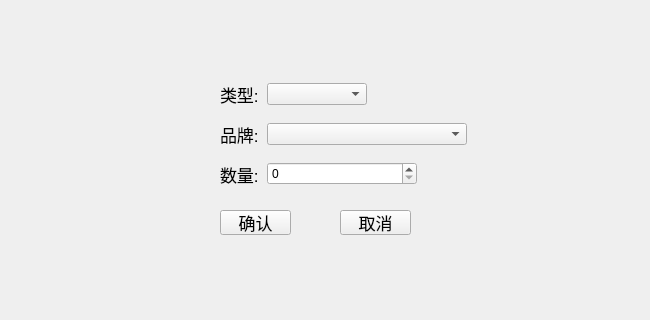
<?xml version="1.0" encoding="UTF-8"?>
<ui version="4.0">
 <class>Vm_StorageGoods</class>
 <widget class="QWidget" name="Vm_StorageGoods">
  <property name="geometry">
   <rect>
    <x>0</x>
    <y>0</y>
    <width>650</width>
    <height>320</height>
   </rect>
  </property>
  <property name="windowTitle">
   <string>Form</string>
  </property>
  <widget class="QWidget" name="layoutWidget">
   <property name="geometry">
    <rect>
     <x>220</x>
     <y>120</y>
     <width>247</width>
     <height>28</height>
    </rect>
   </property>
   <layout class="QHBoxLayout" name="horizontalLayout_2">
    <item>
     <widget class="QLabel" name="lb_brand">
      <property name="font">
       <font>
        <pointsize>13</pointsize>
       </font>
      </property>
      <property name="text">
       <string>品牌:</string>
      </property>
     </widget>
    </item>
    <item>
     <widget class="QComboBox" name="cob_brand">
      <property name="minimumSize">
       <size>
        <width>200</width>
        <height>0</height>
       </size>
      </property>
     </widget>
    </item>
   </layout>
  </widget>
  <widget class="QPushButton" name="btn_commit">
   <property name="geometry">
    <rect>
     <x>220</x>
     <y>210</y>
     <width>71</width>
     <height>25</height>
    </rect>
   </property>
   <property name="font">
    <font>
     <pointsize>13</pointsize>
    </font>
   </property>
   <property name="text">
    <string>确认</string>
   </property>
  </widget>
  <widget class="QWidget" name="layoutWidget_2">
   <property name="geometry">
    <rect>
     <x>220</x>
     <y>160</y>
     <width>197</width>
     <height>28</height>
    </rect>
   </property>
   <layout class="QHBoxLayout" name="horizontalLayout_3">
    <item>
     <widget class="QLabel" name="lb_num">
      <property name="font">
       <font>
        <pointsize>13</pointsize>
       </font>
      </property>
      <property name="text">
       <string>数量:</string>
      </property>
     </widget>
    </item>
    <item>
     <widget class="QSpinBox" name="sp_num">
      <property name="minimumSize">
       <size>
        <width>150</width>
        <height>0</height>
       </size>
      </property>
      <property name="maximum">
       <number>1000</number>
      </property>
      <property name="value">
       <number>0</number>
      </property>
     </widget>
    </item>
   </layout>
  </widget>
  <widget class="QWidget" name="layoutWidget_3">
   <property name="geometry">
    <rect>
     <x>220</x>
     <y>80</y>
     <width>147</width>
     <height>28</height>
    </rect>
   </property>
   <layout class="QHBoxLayout" name="horizontalLayout">
    <item>
     <widget class="QLabel" name="lb_type">
      <property name="font">
       <font>
        <pointsize>13</pointsize>
       </font>
      </property>
      <property name="text">
       <string>类型:</string>
      </property>
     </widget>
    </item>
    <item>
     <widget class="QComboBox" name="cob_type">
      <property name="minimumSize">
       <size>
        <width>100</width>
        <height>0</height>
       </size>
      </property>
      <property name="currentIndex">
       <number>-1</number>
      </property>
     </widget>
    </item>
   </layout>
  </widget>
  <widget class="QPushButton" name="btn_cancel">
   <property name="geometry">
    <rect>
     <x>340</x>
     <y>210</y>
     <width>71</width>
     <height>25</height>
    </rect>
   </property>
   <property name="font">
    <font>
     <pointsize>13</pointsize>
    </font>
   </property>
   <property name="text">
    <string>取消</string>
   </property>
  </widget>
 </widget>
 <resources/>
 <connections/>
</ui>
